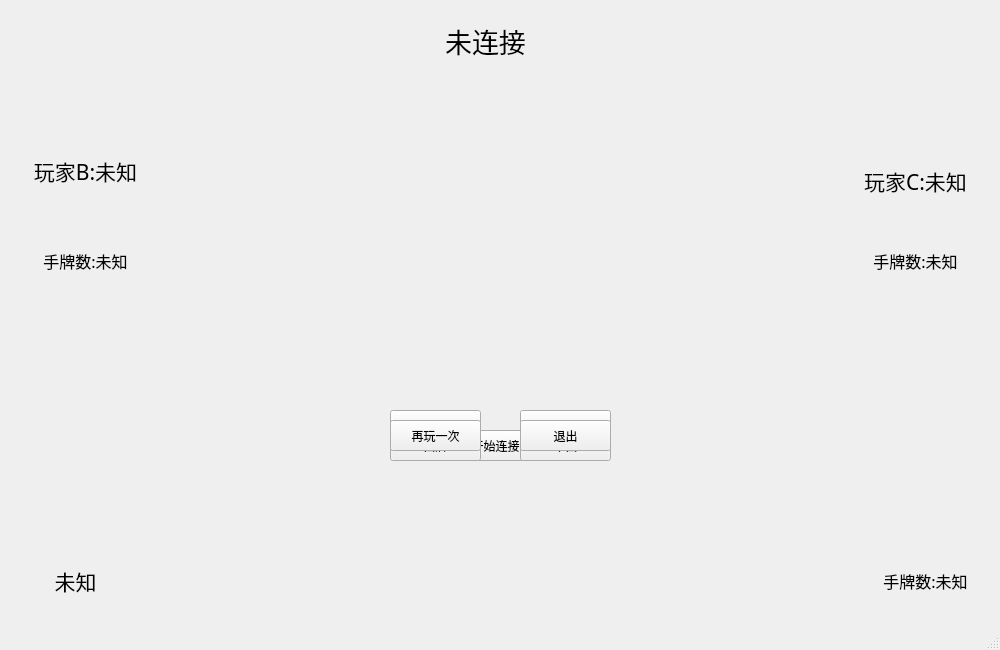
<?xml version="1.0" encoding="UTF-8"?>
<ui version="4.0">
 <class>MainWindow</class>
 <widget class="QMainWindow" name="MainWindow">
  <property name="geometry">
   <rect>
    <x>0</x>
    <y>0</y>
    <width>1000</width>
    <height>650</height>
   </rect>
  </property>
  <property name="minimumSize">
   <size>
    <width>1000</width>
    <height>650</height>
   </size>
  </property>
  <property name="windowTitle">
   <string>ClientA</string>
  </property>
  <widget class="QWidget" name="centralwidget">
   <widget class="QPushButton" name="pushButtonStart">
    <property name="geometry">
     <rect>
      <x>450</x>
      <y>430</y>
      <width>91</width>
      <height>31</height>
     </rect>
    </property>
    <property name="text">
     <string>开始连接</string>
    </property>
   </widget>
   <widget class="QPushButton" name="pushButtonRun">
    <property name="geometry">
     <rect>
      <x>390</x>
      <y>410</y>
      <width>91</width>
      <height>31</height>
     </rect>
    </property>
    <property name="text">
     <string>叫地主</string>
    </property>
   </widget>
   <widget class="QPushButton" name="pushButtonNotRun">
    <property name="geometry">
     <rect>
      <x>520</x>
      <y>410</y>
      <width>91</width>
      <height>31</height>
     </rect>
    </property>
    <property name="text">
     <string>不叫</string>
    </property>
   </widget>
   <widget class="QPushButton" name="pushButtonSubmit">
    <property name="geometry">
     <rect>
      <x>390</x>
      <y>430</y>
      <width>91</width>
      <height>31</height>
     </rect>
    </property>
    <property name="text">
     <string>出牌</string>
    </property>
   </widget>
   <widget class="QPushButton" name="pushButtonSkip">
    <property name="geometry">
     <rect>
      <x>520</x>
      <y>430</y>
      <width>91</width>
      <height>31</height>
     </rect>
    </property>
    <property name="text">
     <string>不出</string>
    </property>
   </widget>
   <widget class="QLabel" name="labelInfo">
    <property name="geometry">
     <rect>
      <x>350</x>
      <y>10</y>
      <width>271</width>
      <height>61</height>
     </rect>
    </property>
    <property name="font">
     <font>
      <family>楷体</family>
      <pointsize>20</pointsize>
     </font>
    </property>
    <property name="text">
     <string>未连接</string>
    </property>
    <property name="alignment">
     <set>Qt::AlignCenter</set>
    </property>
   </widget>
   <widget class="QLabel" name="labelBStatus">
    <property name="geometry">
     <rect>
      <x>10</x>
      <y>140</y>
      <width>151</width>
      <height>61</height>
     </rect>
    </property>
    <property name="font">
     <font>
      <family>楷体</family>
      <pointsize>16</pointsize>
     </font>
    </property>
    <property name="text">
     <string>玩家B:未知</string>
    </property>
    <property name="alignment">
     <set>Qt::AlignCenter</set>
    </property>
   </widget>
   <widget class="QLabel" name="labelCStatus">
    <property name="geometry">
     <rect>
      <x>840</x>
      <y>150</y>
      <width>151</width>
      <height>61</height>
     </rect>
    </property>
    <property name="font">
     <font>
      <family>楷体</family>
      <pointsize>16</pointsize>
     </font>
    </property>
    <property name="text">
     <string>玩家C:未知</string>
    </property>
    <property name="alignment">
     <set>Qt::AlignCenter</set>
    </property>
   </widget>
   <widget class="QLabel" name="labelAStatus">
    <property name="geometry">
     <rect>
      <x>0</x>
      <y>550</y>
      <width>151</width>
      <height>61</height>
     </rect>
    </property>
    <property name="font">
     <font>
      <family>楷体</family>
      <pointsize>16</pointsize>
     </font>
    </property>
    <property name="text">
     <string>未知</string>
    </property>
    <property name="alignment">
     <set>Qt::AlignCenter</set>
    </property>
   </widget>
   <widget class="QLabel" name="labelBCardNum">
    <property name="geometry">
     <rect>
      <x>10</x>
      <y>230</y>
      <width>151</width>
      <height>61</height>
     </rect>
    </property>
    <property name="font">
     <font>
      <family>楷体</family>
      <pointsize>12</pointsize>
     </font>
    </property>
    <property name="text">
     <string>手牌数:未知</string>
    </property>
    <property name="alignment">
     <set>Qt::AlignCenter</set>
    </property>
   </widget>
   <widget class="QLabel" name="labelCCardNum">
    <property name="geometry">
     <rect>
      <x>840</x>
      <y>230</y>
      <width>151</width>
      <height>61</height>
     </rect>
    </property>
    <property name="font">
     <font>
      <family>楷体</family>
      <pointsize>12</pointsize>
     </font>
    </property>
    <property name="text">
     <string>手牌数:未知</string>
    </property>
    <property name="alignment">
     <set>Qt::AlignCenter</set>
    </property>
   </widget>
   <widget class="QLabel" name="labelACardNum">
    <property name="geometry">
     <rect>
      <x>850</x>
      <y>550</y>
      <width>151</width>
      <height>61</height>
     </rect>
    </property>
    <property name="font">
     <font>
      <family>楷体</family>
      <pointsize>12</pointsize>
     </font>
    </property>
    <property name="text">
     <string>手牌数:未知</string>
    </property>
    <property name="alignment">
     <set>Qt::AlignCenter</set>
    </property>
   </widget>
   <widget class="QPushButton" name="pushButtonRestart">
    <property name="geometry">
     <rect>
      <x>390</x>
      <y>420</y>
      <width>91</width>
      <height>31</height>
     </rect>
    </property>
    <property name="text">
     <string>再玩一次</string>
    </property>
   </widget>
   <widget class="QLabel" name="labelBIsRun">
    <property name="geometry">
     <rect>
      <x>190</x>
      <y>180</y>
      <width>151</width>
      <height>61</height>
     </rect>
    </property>
    <property name="font">
     <font>
      <family>楷体</family>
      <pointsize>16</pointsize>
     </font>
    </property>
    <property name="text">
     <string/>
    </property>
    <property name="alignment">
     <set>Qt::AlignCenter</set>
    </property>
   </widget>
   <widget class="QLabel" name="labelCIsRun">
    <property name="geometry">
     <rect>
      <x>680</x>
      <y>180</y>
      <width>151</width>
      <height>61</height>
     </rect>
    </property>
    <property name="font">
     <font>
      <family>楷体</family>
      <pointsize>16</pointsize>
     </font>
    </property>
    <property name="text">
     <string/>
    </property>
    <property name="alignment">
     <set>Qt::AlignCenter</set>
    </property>
   </widget>
   <widget class="QPushButton" name="pushButtonQuit">
    <property name="geometry">
     <rect>
      <x>520</x>
      <y>420</y>
      <width>91</width>
      <height>31</height>
     </rect>
    </property>
    <property name="text">
     <string>退出</string>
    </property>
   </widget>
   <widget class="QLabel" name="labelAIsRun">
    <property name="geometry">
     <rect>
      <x>150</x>
      <y>460</y>
      <width>151</width>
      <height>61</height>
     </rect>
    </property>
    <property name="font">
     <font>
      <family>楷体</family>
      <pointsize>16</pointsize>
     </font>
    </property>
    <property name="text">
     <string/>
    </property>
    <property name="alignment">
     <set>Qt::AlignCenter</set>
    </property>
   </widget>
  </widget>
  <widget class="QMenuBar" name="menubar">
   <property name="geometry">
    <rect>
     <x>0</x>
     <y>0</y>
     <width>1000</width>
     <height>21</height>
    </rect>
   </property>
  </widget>
  <widget class="QStatusBar" name="statusbar"/>
 </widget>
 <resources/>
 <connections/>
</ui>
